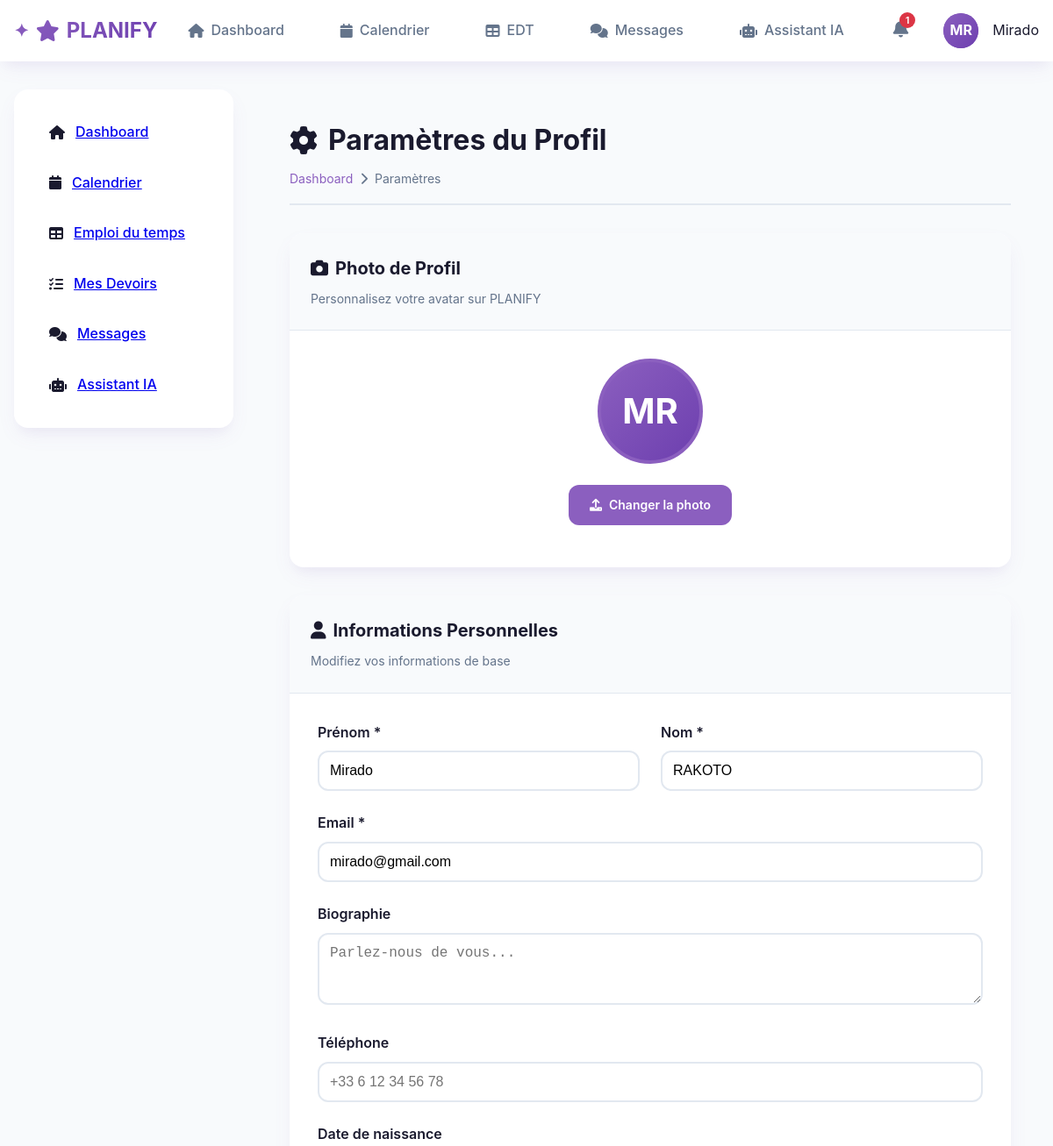
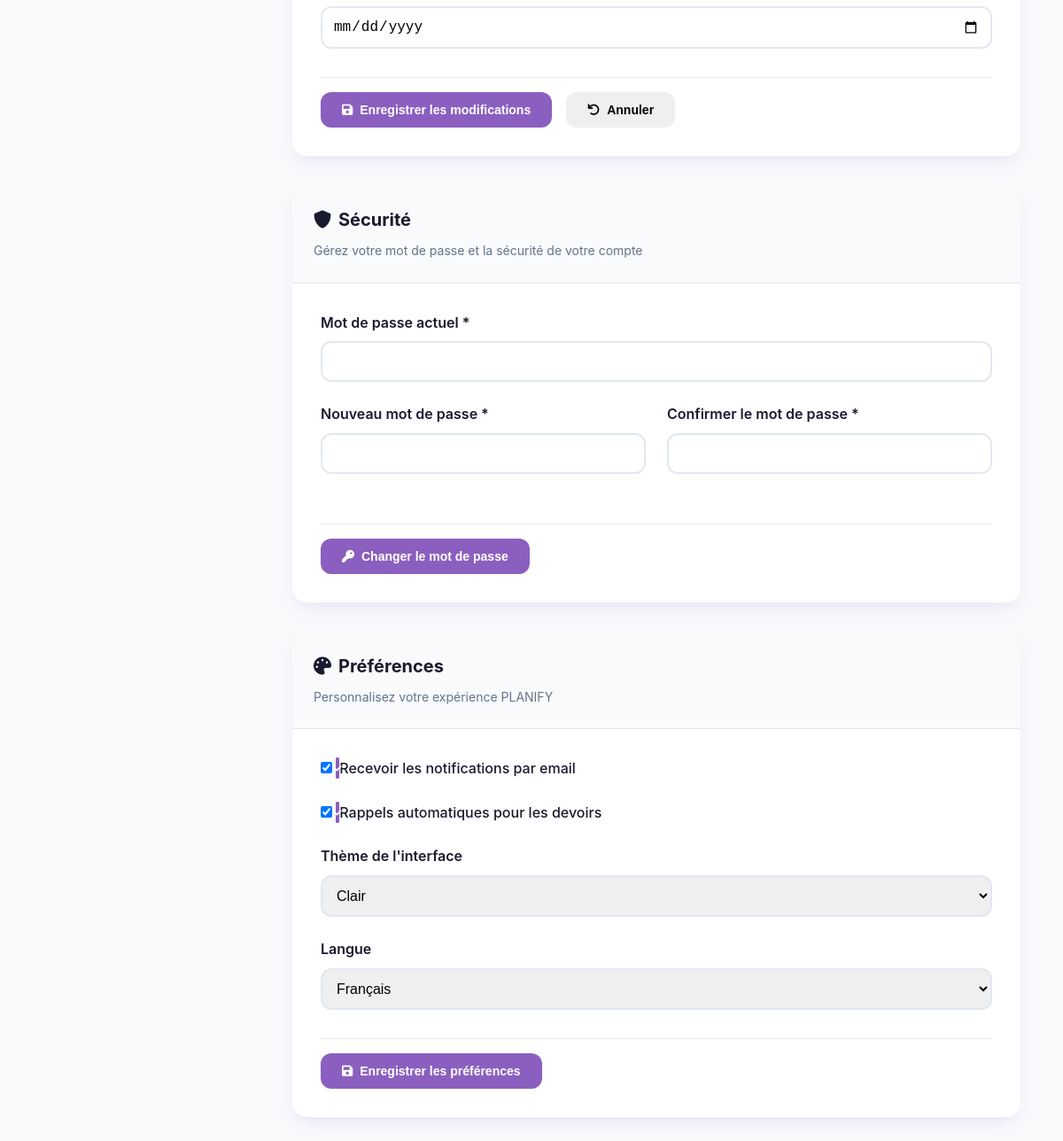
Page /settings (signed in) on the committed database (2 pictures, top to bottom).
### models/user.py (models this page shows, shortened)
class User(UserMixin, db.Model):
    __tablename__ = 'users'
    id = db.Column(db.Integer, primary_key=True)
    email = db.Column(db.String(120), unique=True, nullable=False)
    password_hash = db.Column(db.String(256), nullable=False)
    nom = db.Column(db.String(64), nullable=False)
    prenom = db.Column(db.String(64), nullable=False)
    role = db.Column(db.String(20), nullable=False)  # admin, professeur, eleve
    photo = db.Column(db.String(256), default='default.jpg')
    created_at = db.Column(db.DateTime, default=datetime.utcnow)
    is_active = db.Column(db.Boolean, default=True)
    profile_photo = db.Column(db.String(255), nullable=True)
    bio = db.Column(db.Text, nullable=True)
    phone = db.Column(db.String(20), nullable=True)
    birth_date = db.Column(db.Date, nullable=True)
    email_notifications = db.Column(db.Boolean, default=True)
    homework_reminders = db.Column(db.Boolean, default=True)
    theme = db.Column(db.String(10), default='light')  # light, dark, auto
    language = db.Column(db.String(5), default='fr')
    events = db.relationship('Event', backref='author', lazy='dynamic')
    courses_teaching = db.relationship('Course', backref='teacher', lazy='dynamic')
    sent_messages = db.relationship('Message', foreign_keys='Message.sender_id', backref='sender', lazy='dynamic')
    chats_started = db.relationship('ChatRoom', foreign_keys='ChatRoom.user1_id', backref='user1', lazy='dynamic')
    chats_received = db.relationship('ChatRoom', foreign_keys='ChatRoom.user2_id', backref='user2', lazy='dynamic')
    ai_chats = db.relationship('AIChat', backref='user', lazy='dynamic')
    def get_initials(self):
        return f"{self.prenom[0]}{self.nom[0]}".upper()

### app.py (the view)
@app.route('/settings')
@login_required
def settings():
    return render_template('settings.html')

### templates/settings.html (shortened to what this page needs)
{% extends "base.html" %}
{% block content %}
<div class="settings-container">
    <div class="settings-header">
        <h1><i class="fas fa-cog"></i> Paramètres du Profil</h1>
        <div class="breadcrumb">
            <a href="{{ url_for('dashboard') }}">Dashboard</a>
            <i class="fas fa-chevron-right"></i>
            <span>Paramètres</span>
        </div>
    </div>
    <div class="settings-content">
        <div class="settings-section">
            <div class="section-header">
                <h2><i class="fas fa-camera"></i> Photo de Profil</h2>
                <p>Personnalisez votre avatar sur PLANIFY</p>
            </div>
            <div class="profile-photo-section">
                <div class="current-photo">
                    {% if current_user.profile_photo %}
                    <img src="{{ url_for('static', filename='uploads/profiles/' + current_user.profile_photo) }}"
                         alt="Photo de profil" id="currentPhoto">
                    {% else %}
                    <div class="default-avatar" id="currentPhoto">
                        {{ current_user.get_initials() }}
                    </div>
                    {% endif %}
                </div>
                <div class="photo-actions">
                    <label for="photoUpload" class="btn btn-primary">
                        <i class="fas fa-upload"></i> Changer la photo
                    </label>
                </div>
            </div>
        </div>
        <div class="settings-section">
            <div class="section-header">
                <h2><i class="fas fa-user"></i> Informations Personnelles</h2>
                <p>Modifiez vos informations de base</p>
            </div>
            <form id="profileForm" class="settings-form">
                <div class="form-grid">
                    <div class="form-group">
                        <label for="prenom">Prénom *</label>
                        <input type="text" id="prenom" name="prenom" value="{{ current_user.prenom }}" required>
                    </div>
                    <div class="form-group">
                        <label for="nom">Nom *</label>
                        <input type="text" id="nom" name="nom" value="{{ current_user.nom }}" required>
                    </div>
                </div>
                <div class="form-group">
                    <label for="email">Email *</label>
                    <input type="email" id="email" name="email" value="{{ current_user.email }}" required>
                </div>
                <div class="form-group">
                    <label for="bio">Biographie</label>
                    <textarea id="bio" name="bio" rows="3" placeholder="Parlez-nous de vous...">{{ current_user.bio or '' }}</textarea>
                </div>
                <div class="form-group">
                    <label for="phone">Téléphone</label>
                    <input type="tel" id="phone" name="phone" value="{{ current_user.phone or '' }}" placeholder="+33 6 12 34 56 78">
                </div>
                <div class="form-group">
                    <label for="birth_date">Date de naissance</label>
                    <input type="date" id="birth_date" name="birth_date" value="{{ current_user.birth_date.strftime('%Y-%m-%d') if current_user.birth_date else '' }}">
                </div>
                <div class="form-actions">
                    <button type="submit" class="btn btn-primary">
                        <i class="fas fa-save"></i> Enregistrer les modifications
                    </button>
                    <button type="reset" class="btn btn-secondary">
                        <i class="fas fa-undo"></i> Annuler
                    </button>
                </div>
            </form>
        </div>
        <div class="settings-section">
            <div class="section-header">
                <h2><i class="fas fa-shield-alt"></i> Sécurité</h2>
                <p>Gérez votre mot de passe et la sécurité de votre compte</p>
            </div>
            <form id="passwordForm" class="settings-form">
                <div class="form-group">
                    <label for="current_password">Mot de passe actuel *</label>
                    <input type="password" id="current_password" name="current_password" required>
                </div>
                <div class="form-grid">
                    <div class="form-group">
                        <label for="new_password">Nouveau mot de passe *</label>
                        <input type="password" id="new_password" name="new_password" minlength="6" required>
                    </div>
                    <div class="form-group">
                        <label for="confirm_password">Confirmer le mot de passe *</label>
                        <input type="password" id="confirm_password" name="confirm_password" minlength="6" required>
                    </div>
                </div>
                <div class="form-actions">
                    <button type="submit" class="btn btn-primary">
                        <i class="fas fa-key"></i> Changer le mot de passe
                    </button>
                </div>
            </form>
        </div>
        <div class="settings-section">
            <div class="section-header">
                <h2><i class="fas fa-palette"></i> Préférences</h2>
                <p>Personnalisez votre expérience PLANIFY</p>
            </div>
            <form id="preferencesForm" class="settings-form">
                <div class="form-group">
                    <label class="checkbox-label">
                        <input type="checkbox" id="email_notifications" name="email_notifications"
                               {% if current_user.email_notifications %}checked{% endif %}>
                        <span class="checkmark"></span>
                        Recevoir les notifications par email
                    </label>
                </div>
                <div class="form-group">
                    <label class="checkbox-label">
                        <input type="checkbox" id="homework_reminders" name="homework_reminders"
                               {% if current_user.homework_reminders %}checked{% endif %}>
                        <span class="checkmark"></span>
                        Rappels automatiques pour les devoirs
                    </label>
                </div>
                <div class="form-group">
                    <label for="theme">Thème de l'interface</label>
                    <select id="theme" name="theme">
                        <option value="light" {% if current_user.theme == 'light' %}selected{% endif %}>Clair</option>
                    </select>
                </div>
                <div class="form-group">
                    <label for="language">Langue</label>
                    <select id="language" name="language">
                        <option value="fr" {% if current_user.language == 'fr' %}selected{% endif %}>Français</option>
                    </select>
                </div>
                <div class="form-actions">
                    <button type="submit" class="btn btn-primary">
                        <i class="fas fa-save"></i> Enregistrer les préférences
                    </button>
                </div>
            </form>
        </div>
    </div>
</div>
{% endblock %}

### templates/base.html (shortened to what this page needs)
<!DOCTYPE html>
<html lang="fr">
<head>
    <link rel="stylesheet" href="{{ url_for('static', filename='css/style.css') }}">
    <link href="https://cdnjs.cloudflare.com/ajax/libs/font-awesome/6.0.0/css/all.min.css" rel="stylesheet">
</head>
<body>
    <nav class="navbar">
        <div class="navbar-container">
            <div class="logo">
                <i class="fas fa-star"></i>
                PLANIFY
            </div>
            {% if current_user.is_authenticated %}
            <div class="nav-links">
                <a href="{{ url_for('dashboard') }}" class="nav-link {% if request.endpoint == 'dashboard' %}active{% endif %}">
                    <i class="fas fa-home"></i>
                    Dashboard
                </a>
                <a href="{{ url_for('calendar') }}" class="nav-link {% if request.endpoint == 'calendar' %}active{% endif %}">
                    <i class="fas fa-calendar"></i>
                    Calendrier
                </a>
                <a href="{{ url_for('edt') }}" class="nav-link {% if request.endpoint == 'edt' %}active{% endif %}">
                    <i class="fas fa-table"></i>
                    EDT
                </a>
                <a href="{{ url_for('chat_inbox') }}" class="nav-link {% if request.endpoint == 'chat_inbox' %}active{% endif %}">
                    <i class="fas fa-comments"></i>
                    Messages
                </a>
                <a href="{{ url_for('ai_chat') }}" class="nav-link {% if request.endpoint == 'ai_chat' %}active{% endif %}">
                    <i class="fas fa-robot"></i>
                    Assistant IA
                </a>
                {% if current_user.role == 'eleve' %}
                {% include 'notifications.html' %}
                {% endif %}
                <div class="user-menu">
                    <div class="user-avatar" onclick="toggleUserDropdown()">
                        {% if current_user.profile_photo %}
                        <img src="{{ url_for('static', filename='uploads/profiles/' + current_user.profile_photo) }}"
                             alt="Photo de profil" class="profile-photo">
                        {% else %}
                        <div class="avatar-initials">{{ current_user.get_initials() }}</div>
                        {% endif %}
                    </div>
                    <span class="user-name">{{ current_user.prenom }}</span>
                </div>
            </div>
            {% endif %}
        </div>
    </nav>
    <div class="main-container">
        {% if current_user.is_authenticated %}
        <aside class="sidebar">
            <ul class="sidebar-menu">
                <li class="sidebar-item {% if request.endpoint == 'dashboard' %}active{% endif %}">
                    <i class="fas fa-home"></i>
                    <a href="{{ url_for('dashboard') }}">Dashboard</a>
                </li>
                <li class="sidebar-item {% if request.endpoint == 'calendar' %}active{% endif %}">
                    <i class="fas fa-calendar"></i>
                    <a href="{{ url_for('calendar') }}">Calendrier</a>
                </li>
                <li class="sidebar-item {% if request.endpoint == 'edt' %}active{% endif %}">
                    <i class="fas fa-table"></i>
                    <a href="{{ url_for('edt') }}">Emploi du temps</a>
                </li>
                {% if current_user.role in ['eleve', 'professeur', 'admin'] %}
                <li class="sidebar-item {% if request.endpoint in ['homework', 'homework_detail'] %}active{% endif %}">
                    <i class="fas fa-tasks"></i>
                    <a href="{{ url_for('homework') }}">
                        {% if current_user.role == 'admin' %}Gestion Devoirs{% else %}Mes Devoirs{% endif %}
                    </a>
                </li>
                {% endif %}
                <li class="sidebar-item {% if request.endpoint == 'chat_inbox' %}active{% endif %}">
                    <i class="fas fa-comments"></i>
                    <a href="{{ url_for('chat_inbox') }}">Messages</a>
                </li>
                <li class="sidebar-item {% if request.endpoint == 'ai_chat' %}active{% endif %}">
                    <i class="fas fa-robot"></i>
                    <a href="{{ url_for('ai_chat') }}">Assistant IA</a>
                </li>
            </ul>
        </aside>
        {% endif %}
        <main class="content">
            {% block content %}{% endblock %}
        </main>
    </div>
</body>
</html>

### rows in the picture
User: get_initials "MR", prenom "Mirado", nom "RAKOTO", email "mirado@gmail.com", email_notifications "☑", homework_reminders "☑", theme "Clair", language "Français"
